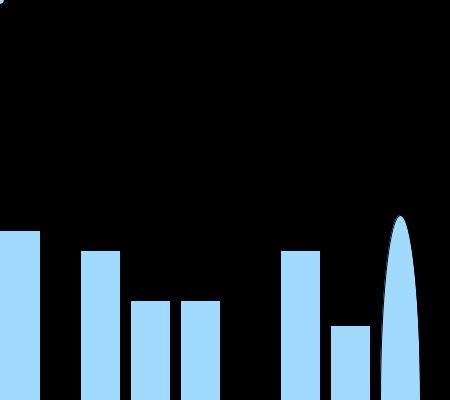
Frame 1 (no input)
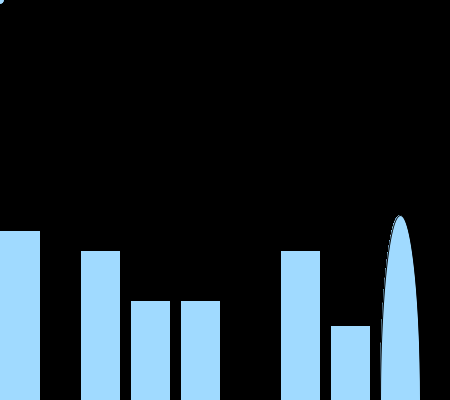
Frame 60 (the mouse pressed at the canvas centre just before this capture)
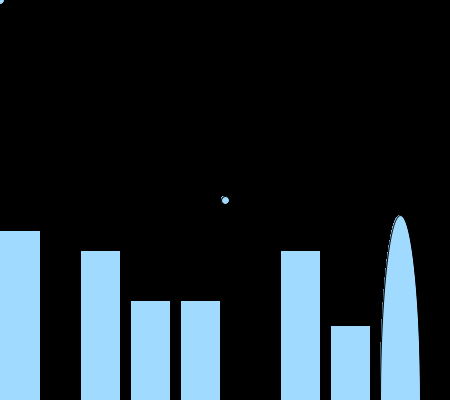
Frame 120 (the mouse held since frame 60 and released just before this capture)

The Processing sketch that drew these frames (run headless with seeded random() and noise(); from frame 60 on, the mouse is pressed at the canvas centre):

// Processing sketch: processing_11683
// ── processing_11683.pde

// Experiment_01_City_Trails_Exercise

void setup() {
  size(450,400);
  background(0);
  smooth();
}

void draw() {

  // Body
  stroke(0);
  fill(160,218,255);
  rectMode(CENTER);
  
  ellipse(mouseX,mouseY,8,8);   
  rect(0, 330, 80, 200);
  rect(100, 400, 40, 300);
  rect(150, 400, 40, 200);
  rect(200, 400, 40, 200);
  rect(300, 400, 40, 300);
  rect(350, 400, 40, 150);
  ellipse(400, 400, 40, 370);
  smooth();
}
// Albert Cordero
